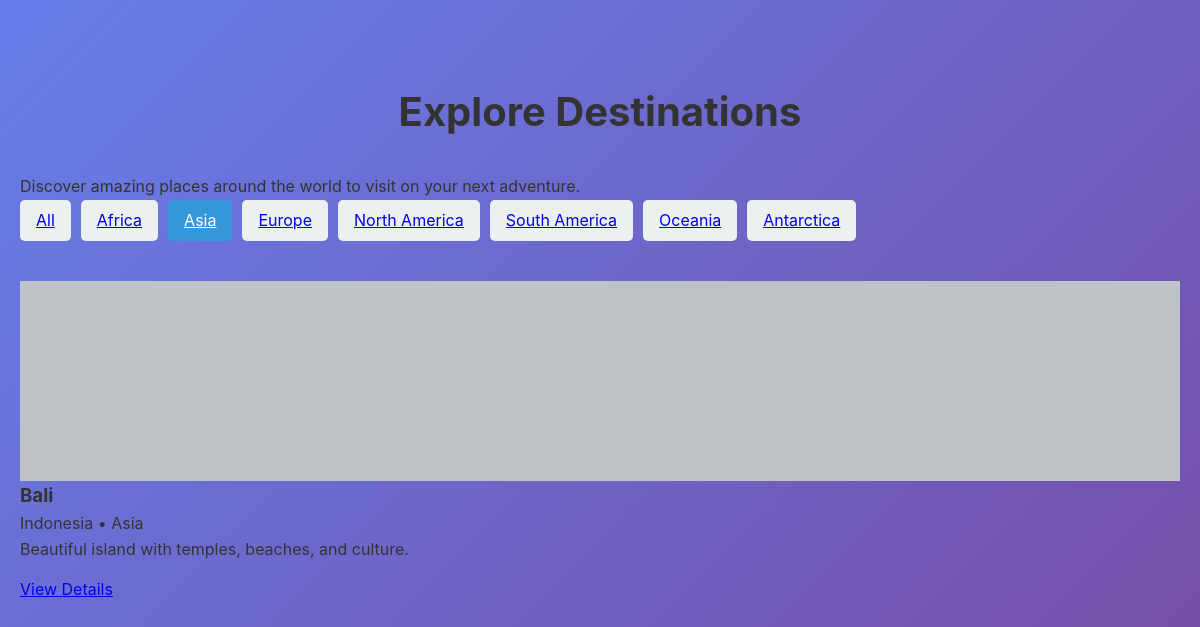
The page /travel/destinations/?continent=asia on the database its author committed.
### travel/models.py (models this page shows, shortened)
class Destination(models.Model):
    CONTINENT_CHOICES = [
        ('africa', 'Africa'),
        ('asia', 'Asia'),
        ('europe', 'Europe'),
        ('north_america', 'North America'),
        ('south_america', 'South America'),
        ('oceania', 'Oceania'),
        ('antarctica', 'Antarctica'),
    ]
    name = models.CharField(max_length=200)
    slug = models.SlugField(unique=True, blank=True)
    country = models.CharField(max_length=100)
    continent = models.CharField(max_length=50, choices=CONTINENT_CHOICES)
    description = models.TextField()
    best_time_to_visit = models.CharField(max_length=200, blank=True)
    estimated_cost = models.DecimalField(max_digits=10, decimal_places=2, help_text="Estimated cost per person in USD")
    featured_image = models.ImageField(upload_to='travel/destinations/', blank=True, null=True)
    created_at = models.DateTimeField(auto_now_add=True)
    updated_at = models.DateTimeField(auto_now=True)

### travel/views.py (the view)
# urls.py: path('destinations/', views.destination_list, name='destinations'),
def destination_list(request):
    continents = Destination.CONTINENT_CHOICES
    selected_continent = request.GET.get('continent', '')
    destinations = Destination.objects.all()
    if selected_continent:
        destinations = destinations.filter(continent=selected_continent)
    destinations = destinations.order_by('name')
    context = {
        'destinations': destinations,
        'continents': continents,
        'selected_continent': selected_continent,
    }
    return render(request, 'travel/destinations.html', context)

### travel/templates/travel/destinations.html (shortened to what this page needs)
{% load static %}
<link rel="stylesheet" href="{% static 'landing/css/main.css' %}">
<div class="destinations-header">
    <h1 class="section-title">Explore Destinations</h1>
    <p>Discover amazing places around the world to visit on your next adventure.</p>
    <div class="continent-filters">
        <a href="{% url 'travel:destinations' %}" class="continent-btn {% if not selected_continent %}active{% endif %}">All</a>
        {% for continent_code, continent_name in continents %}
        <a href="{% url 'travel:destinations' %}?continent={{ continent_code }}"
           class="continent-btn {% if selected_continent == continent_code %}active{% endif %}">
            {{ continent_name }}
        </a>
        {% endfor %}
    </div>
</div>
{% if destinations %}
<div class="destinations-grid">
    {% for destination in destinations %}
    <div class="destination-card">
        {% if destination.featured_image %}
        <img src="{{ destination.featured_image.url }}" alt="{{ destination.name }}" class="destination-image">
        {% else %}
        <div style="width: 100%; height: 200px; background: #bdc3c7; display: flex; align-items: center; justify-content: center; color: white; font-size: 2em;">
        </div>
        {% endif %}
        <div class="destination-info">
            <h3 class="destination-name">{{ destination.name }}</h3>
            <p class="destination-country">{{ destination.country }} • {{ destination.get_continent_display }}</p>
            <p class="destination-description">{{ destination.description|truncatechars:120 }}</p>
            <div style="margin-top: 15px;">
                <a href="{% url 'travel:destination_detail' destination.slug %}" class="btn-explore">View Details</a>
            </div>
        </div>
    </div>
    {% endfor %}
</div>
{% endif %}

### landing/static/landing/css/main.css (style rules this page uses)
* { margin: 0; padding: 0; box-sizing: border-box; }
.section-title { font-size: 2.5em; margin: 60px 0 30px; color: #333; text-align: center; }

### travel/templates/travel/destinations.html (style rules this page uses)
.destinations-header { margin-bottom: 40px; }
.continent-filters { display: flex; gap: 10px; flex-wrap: wrap; margin-bottom: 30px; }
.continent-btn { padding: 8px 16px; background: #ecf0f1; border: none; border-radius: 5px; cursor: pointer; transition: background 0.3s; }
.continent-btn.active { background: #3498db; color: white; }

### rows shown on the page
Destination: name "Bali", country "Indonesia", continent "Asia", description "Beautiful island with temples, beaches, and culture."

### other values the page prints
{{ continent_name }} "Africa" "Asia" "Europe" "North America" "South America" "Oceania" "Antarctica"
